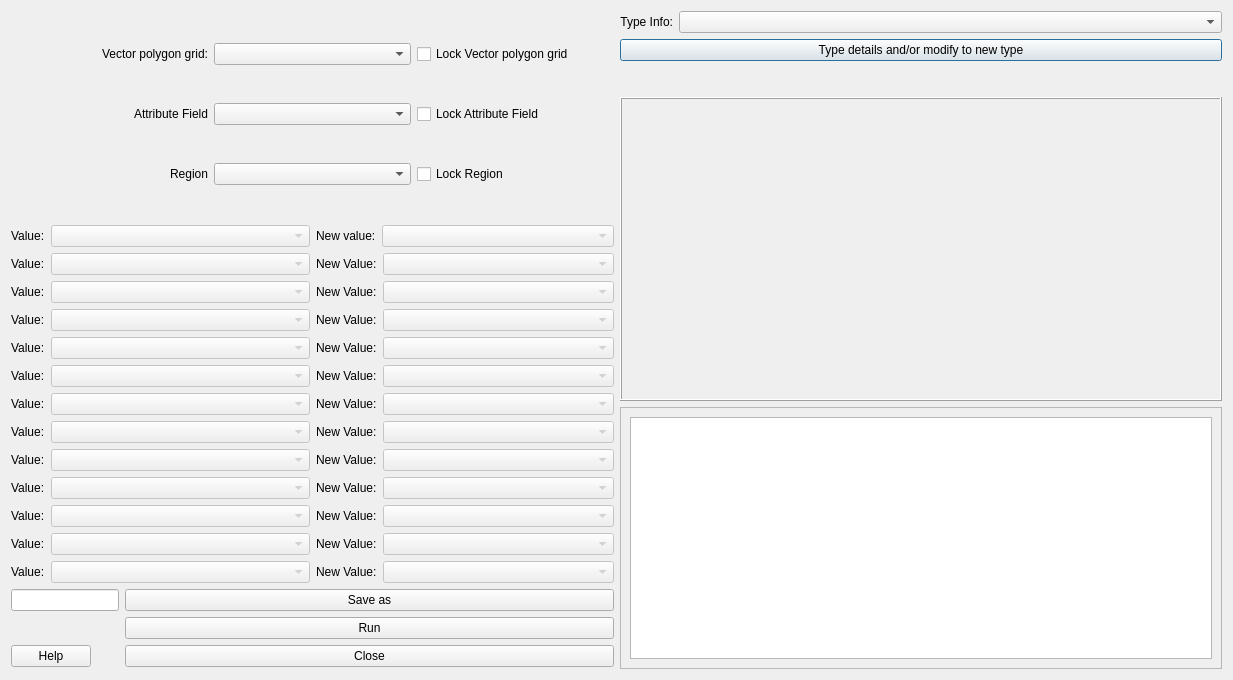
<?xml version="1.0" encoding="UTF-8"?>
<ui version="4.0">
 <class>Urban_type_creatorDialogBase</class>
 <widget class="QDialog" name="Urban_type_creatorDialogBase">
  <property name="geometry">
   <rect>
    <x>0</x>
    <y>0</y>
    <width>1233</width>
    <height>680</height>
   </rect>
  </property>
  <property name="windowTitle">
   <string>Urban_type_creator</string>
  </property>
  <layout class="QGridLayout" name="gridLayout_2">
   <item row="0" column="0" rowspan="2">
    <layout class="QGridLayout" name="gridLayout">
     <property name="sizeConstraint">
      <enum>QLayout::SetMaximumSize</enum>
     </property>
     <item row="1" column="0">
      <widget class="QLabel" name="label_2">
       <property name="text">
        <string>Attribute Field</string>
       </property>
       <property name="alignment">
        <set>Qt::AlignRight|Qt::AlignTrailing|Qt::AlignVCenter</set>
       </property>
      </widget>
     </item>
     <item row="1" column="2">
      <widget class="QCheckBox" name="checkBoxA">
       <property name="text">
        <string>Lock Attribute Field</string>
       </property>
      </widget>
     </item>
     <item row="2" column="2">
      <widget class="QCheckBox" name="checkBoxA_2">
       <property name="text">
        <string>Lock Region</string>
       </property>
      </widget>
     </item>
     <item row="2" column="0">
      <widget class="QLabel" name="label_3">
       <property name="text">
        <string>Region</string>
       </property>
       <property name="alignment">
        <set>Qt::AlignRight|Qt::AlignTrailing|Qt::AlignVCenter</set>
       </property>
      </widget>
     </item>
     <item row="1" column="1">
      <widget class="QComboBox" name="comboBoxField">
       <property name="enabled">
        <bool>true</bool>
       </property>
      </widget>
     </item>
     <item row="0" column="1">
      <widget class="QgsMapLayerComboBox" name="comboBoxVector">
       <property name="sizePolicy">
        <sizepolicy hsizetype="Preferred" vsizetype="Preferred">
         <horstretch>0</horstretch>
         <verstretch>0</verstretch>
        </sizepolicy>
       </property>
      </widget>
     </item>
     <item row="0" column="0">
      <widget class="QLabel" name="label">
       <property name="text">
        <string>Vector polygon grid:</string>
       </property>
       <property name="alignment">
        <set>Qt::AlignRight|Qt::AlignTrailing|Qt::AlignVCenter</set>
       </property>
      </widget>
     </item>
     <item row="0" column="2">
      <widget class="QCheckBox" name="checkBoxV">
       <property name="text">
        <string>Lock Vector polygon grid</string>
       </property>
      </widget>
     </item>
     <item row="2" column="1">
      <widget class="QComboBox" name="comboBoxField_2">
       <property name="enabled">
        <bool>true</bool>
       </property>
      </widget>
     </item>
    </layout>
   </item>
   <item row="0" column="1">
    <layout class="QFormLayout" name="formLayout">
     <item row="0" column="0">
      <widget class="QLabel" name="label_4">
       <property name="text">
        <string>Type Info:</string>
       </property>
       <property name="alignment">
        <set>Qt::AlignRight|Qt::AlignTrailing|Qt::AlignVCenter</set>
       </property>
      </widget>
     </item>
     <item row="0" column="1">
      <widget class="QComboBox" name="comboBoxType">
       <property name="enabled">
        <bool>true</bool>
       </property>
       <property name="currentIndex">
        <number>-1</number>
       </property>
      </widget>
     </item>
     <item row="1" column="0" colspan="2">
      <widget class="QPushButton" name="editTypeButton">
       <property name="enabled">
        <bool>true</bool>
       </property>
       <property name="text">
        <string>Type details and/or modify to new type</string>
       </property>
      </widget>
     </item>
    </layout>
   </item>
   <item row="1" column="1" rowspan="2">
    <widget class="QLabel" name="Qlabel">
     <property name="sizePolicy">
      <sizepolicy hsizetype="Preferred" vsizetype="Fixed">
       <horstretch>0</horstretch>
       <verstretch>0</verstretch>
      </sizepolicy>
     </property>
     <property name="minimumSize">
      <size>
       <width>0</width>
       <height>250</height>
      </size>
     </property>
     <property name="maximumSize">
      <size>
       <width>1600000</width>
       <height>500</height>
      </size>
     </property>
     <property name="contextMenuPolicy">
      <enum>Qt::DefaultContextMenu</enum>
     </property>
     <property name="layoutDirection">
      <enum>Qt::LeftToRight</enum>
     </property>
     <property name="frameShape">
      <enum>QFrame::Box</enum>
     </property>
     <property name="frameShadow">
      <enum>QFrame::Raised</enum>
     </property>
     <property name="text">
      <string/>
     </property>
    </widget>
   </item>
   <item row="2" column="0" rowspan="2">
    <layout class="QGridLayout" name="gridLayout_3">
     <item row="11" column="1">
      <layout class="QFormLayout" name="formLayout_26">
       <item row="0" column="0">
        <widget class="QLabel" name="label_29">
         <property name="text">
          <string>&lt;html&gt;&lt;head/&gt;&lt;body&gt;&lt;p&gt;New Value:&lt;/p&gt;&lt;/body&gt;&lt;/html&gt;</string>
         </property>
        </widget>
       </item>
       <item row="0" column="1">
        <widget class="QComboBox" name="comboBoxNew12">
         <property name="enabled">
          <bool>false</bool>
         </property>
        </widget>
       </item>
      </layout>
     </item>
     <item row="4" column="0">
      <layout class="QFormLayout" name="formLayout_16">
       <item row="0" column="0">
        <widget class="QLabel" name="CBlabel3_8">
         <property name="text">
          <string>&lt;html&gt;&lt;head/&gt;&lt;body&gt;&lt;p&gt;Value:&lt;/p&gt;&lt;/body&gt;&lt;/html&gt;</string>
         </property>
        </widget>
       </item>
       <item row="0" column="1">
        <widget class="QComboBox" name="comboBoxClass5">
         <property name="enabled">
          <bool>false</bool>
         </property>
         <property name="editable">
          <bool>false</bool>
         </property>
        </widget>
       </item>
      </layout>
     </item>
     <item row="9" column="0">
      <layout class="QFormLayout" name="formLayout_38">
       <item row="0" column="0">
        <widget class="QLabel" name="CBlabel3_13">
         <property name="text">
          <string>&lt;html&gt;&lt;head/&gt;&lt;body&gt;&lt;p&gt;Value:&lt;/p&gt;&lt;/body&gt;&lt;/html&gt;</string>
         </property>
        </widget>
       </item>
       <item row="0" column="1">
        <widget class="QComboBox" name="comboBoxClass10">
         <property name="enabled">
          <bool>false</bool>
         </property>
         <property name="editable">
          <bool>false</bool>
         </property>
        </widget>
       </item>
      </layout>
     </item>
     <item row="9" column="1">
      <layout class="QFormLayout" name="formLayout_25">
       <item row="0" column="0">
        <widget class="QLabel" name="label_28">
         <property name="text">
          <string>&lt;html&gt;&lt;head/&gt;&lt;body&gt;&lt;p&gt;New Value:&lt;/p&gt;&lt;/body&gt;&lt;/html&gt;</string>
         </property>
        </widget>
       </item>
       <item row="0" column="1">
        <widget class="QComboBox" name="comboBoxNew10">
         <property name="enabled">
          <bool>false</bool>
         </property>
        </widget>
       </item>
      </layout>
     </item>
     <item row="10" column="0">
      <layout class="QFormLayout" name="formLayout_39">
       <item row="0" column="0">
        <widget class="QLabel" name="CBlabel3_14">
         <property name="text">
          <string>&lt;html&gt;&lt;head/&gt;&lt;body&gt;&lt;p&gt;Value:&lt;/p&gt;&lt;/body&gt;&lt;/html&gt;</string>
         </property>
        </widget>
       </item>
       <item row="0" column="1">
        <widget class="QComboBox" name="comboBoxClass11">
         <property name="enabled">
          <bool>false</bool>
         </property>
         <property name="editable">
          <bool>false</bool>
         </property>
        </widget>
       </item>
      </layout>
     </item>
     <item row="8" column="1">
      <layout class="QFormLayout" name="formLayout_28">
       <item row="0" column="0">
        <widget class="QLabel" name="label_31">
         <property name="text">
          <string>&lt;html&gt;&lt;head/&gt;&lt;body&gt;&lt;p&gt;New Value:&lt;/p&gt;&lt;/body&gt;&lt;/html&gt;</string>
         </property>
        </widget>
       </item>
       <item row="0" column="1">
        <widget class="QComboBox" name="comboBoxNew9">
         <property name="enabled">
          <bool>false</bool>
         </property>
        </widget>
       </item>
      </layout>
     </item>
     <item row="5" column="0">
      <layout class="QFormLayout" name="formLayout_17">
       <item row="0" column="0">
        <widget class="QLabel" name="CBlabel3_9">
         <property name="text">
          <string>&lt;html&gt;&lt;head/&gt;&lt;body&gt;&lt;p&gt;Value:&lt;/p&gt;&lt;/body&gt;&lt;/html&gt;</string>
         </property>
        </widget>
       </item>
       <item row="0" column="1">
        <widget class="QComboBox" name="comboBoxClass6">
         <property name="enabled">
          <bool>false</bool>
         </property>
         <property name="editable">
          <bool>false</bool>
         </property>
        </widget>
       </item>
      </layout>
     </item>
     <item row="12" column="1">
      <layout class="QFormLayout" name="formLayout_27">
       <item row="0" column="0">
        <widget class="QLabel" name="label_30">
         <property name="text">
          <string>&lt;html&gt;&lt;head/&gt;&lt;body&gt;&lt;p&gt;New Value:&lt;/p&gt;&lt;/body&gt;&lt;/html&gt;</string>
         </property>
        </widget>
       </item>
       <item row="0" column="1">
        <widget class="QComboBox" name="comboBoxNew13">
         <property name="enabled">
          <bool>false</bool>
         </property>
        </widget>
       </item>
      </layout>
     </item>
     <item row="3" column="0">
      <layout class="QFormLayout" name="formLayout_15">
       <item row="0" column="0">
        <widget class="QLabel" name="CBlabel3_7">
         <property name="text">
          <string>&lt;html&gt;&lt;head/&gt;&lt;body&gt;&lt;p&gt;Value:&lt;/p&gt;&lt;/body&gt;&lt;/html&gt;</string>
         </property>
        </widget>
       </item>
       <item row="0" column="1">
        <widget class="QComboBox" name="comboBoxClass4">
         <property name="enabled">
          <bool>false</bool>
         </property>
         <property name="editable">
          <bool>false</bool>
         </property>
        </widget>
       </item>
      </layout>
     </item>
     <item row="6" column="1">
      <layout class="QFormLayout" name="formLayout_24">
       <item row="0" column="0">
        <widget class="QLabel" name="label_27">
         <property name="text">
          <string>&lt;html&gt;&lt;head/&gt;&lt;body&gt;&lt;p&gt;New Value:&lt;/p&gt;&lt;/body&gt;&lt;/html&gt;</string>
         </property>
        </widget>
       </item>
       <item row="0" column="1">
        <widget class="QComboBox" name="comboBoxNew7">
         <property name="enabled">
          <bool>false</bool>
         </property>
        </widget>
       </item>
      </layout>
     </item>
     <item row="12" column="0">
      <layout class="QFormLayout" name="formLayout_41">
       <item row="0" column="1">
        <widget class="QComboBox" name="comboBoxClass13">
         <property name="enabled">
          <bool>false</bool>
         </property>
         <property name="editable">
          <bool>false</bool>
         </property>
        </widget>
       </item>
       <item row="0" column="0">
        <widget class="QLabel" name="CBlabel3_16">
         <property name="text">
          <string>&lt;html&gt;&lt;head/&gt;&lt;body&gt;&lt;p&gt;Value:&lt;/p&gt;&lt;/body&gt;&lt;/html&gt;</string>
         </property>
        </widget>
       </item>
      </layout>
     </item>
     <item row="0" column="1">
      <layout class="QFormLayout" name="formLayout_35">
       <item row="0" column="0">
        <widget class="QLabel" name="label_34">
         <property name="text">
          <string>&lt;html&gt;&lt;head/&gt;&lt;body&gt;&lt;p&gt;New value:&lt;/p&gt;&lt;/body&gt;&lt;/html&gt;</string>
         </property>
        </widget>
       </item>
       <item row="0" column="1">
        <widget class="QComboBox" name="comboBoxNew1">
         <property name="enabled">
          <bool>false</bool>
         </property>
        </widget>
       </item>
      </layout>
     </item>
     <item row="7" column="0">
      <layout class="QFormLayout" name="formLayout_36">
       <item row="0" column="0">
        <widget class="QLabel" name="CBlabel3_11">
         <property name="text">
          <string>&lt;html&gt;&lt;head/&gt;&lt;body&gt;&lt;p&gt;Value:&lt;/p&gt;&lt;/body&gt;&lt;/html&gt;</string>
         </property>
        </widget>
       </item>
       <item row="0" column="1">
        <widget class="QComboBox" name="comboBoxClass8">
         <property name="enabled">
          <bool>false</bool>
         </property>
         <property name="editable">
          <bool>false</bool>
         </property>
        </widget>
       </item>
      </layout>
     </item>
     <item row="8" column="0">
      <layout class="QFormLayout" name="formLayout_37">
       <item row="0" column="0">
        <widget class="QLabel" name="CBlabel3_12">
         <property name="text">
          <string>&lt;html&gt;&lt;head/&gt;&lt;body&gt;&lt;p&gt;Value:&lt;/p&gt;&lt;/body&gt;&lt;/html&gt;</string>
         </property>
        </widget>
       </item>
       <item row="0" column="1">
        <widget class="QComboBox" name="comboBoxClass9">
         <property name="enabled">
          <bool>false</bool>
         </property>
         <property name="editable">
          <bool>false</bool>
         </property>
        </widget>
       </item>
      </layout>
     </item>
     <item row="2" column="0">
      <layout class="QFormLayout" name="formLayout_14">
       <item row="0" column="0">
        <widget class="QLabel" name="CBlabel3_6">
         <property name="text">
          <string>&lt;html&gt;&lt;head/&gt;&lt;body&gt;&lt;p&gt;Value:&lt;/p&gt;&lt;/body&gt;&lt;/html&gt;</string>
         </property>
        </widget>
       </item>
       <item row="0" column="1">
        <widget class="QComboBox" name="comboBoxClass3">
         <property name="enabled">
          <bool>false</bool>
         </property>
         <property name="editable">
          <bool>false</bool>
         </property>
        </widget>
       </item>
      </layout>
     </item>
     <item row="4" column="1">
      <layout class="QFormLayout" name="formLayout_22">
       <item row="0" column="0">
        <widget class="QLabel" name="label_25">
         <property name="text">
          <string>&lt;html&gt;&lt;head/&gt;&lt;body&gt;&lt;p&gt;New Value:&lt;/p&gt;&lt;/body&gt;&lt;/html&gt;</string>
         </property>
        </widget>
       </item>
       <item row="0" column="1">
        <widget class="QComboBox" name="comboBoxNew5">
         <property name="enabled">
          <bool>false</bool>
         </property>
        </widget>
       </item>
      </layout>
     </item>
     <item row="1" column="1">
      <layout class="QFormLayout" name="formLayout_30">
       <item row="0" column="0">
        <widget class="QLabel" name="label_33">
         <property name="text">
          <string>&lt;html&gt;&lt;head/&gt;&lt;body&gt;&lt;p&gt;New Value:&lt;/p&gt;&lt;/body&gt;&lt;/html&gt;</string>
         </property>
        </widget>
       </item>
       <item row="0" column="1">
        <widget class="QComboBox" name="comboBoxNew2">
         <property name="enabled">
          <bool>false</bool>
         </property>
        </widget>
       </item>
      </layout>
     </item>
     <item row="6" column="0">
      <layout class="QFormLayout" name="formLayout_18">
       <item row="0" column="0">
        <widget class="QLabel" name="CBlabel3_10">
         <property name="text">
          <string>&lt;html&gt;&lt;head/&gt;&lt;body&gt;&lt;p&gt;Value:&lt;/p&gt;&lt;/body&gt;&lt;/html&gt;</string>
         </property>
        </widget>
       </item>
       <item row="0" column="1">
        <widget class="QComboBox" name="comboBoxClass7">
         <property name="enabled">
          <bool>false</bool>
         </property>
         <property name="editable">
          <bool>false</bool>
         </property>
        </widget>
       </item>
      </layout>
     </item>
     <item row="11" column="0">
      <layout class="QFormLayout" name="formLayout_40">
       <item row="0" column="0">
        <widget class="QLabel" name="CBlabel3_15">
         <property name="text">
          <string>&lt;html&gt;&lt;head/&gt;&lt;body&gt;&lt;p&gt;Value:&lt;/p&gt;&lt;/body&gt;&lt;/html&gt;</string>
         </property>
        </widget>
       </item>
       <item row="0" column="1">
        <widget class="QComboBox" name="comboBoxClass12">
         <property name="enabled">
          <bool>false</bool>
         </property>
         <property name="editable">
          <bool>false</bool>
         </property>
        </widget>
       </item>
      </layout>
     </item>
     <item row="10" column="1">
      <layout class="QFormLayout" name="formLayout_29">
       <item row="0" column="0">
        <widget class="QLabel" name="label_32">
         <property name="text">
          <string>&lt;html&gt;&lt;head/&gt;&lt;body&gt;&lt;p&gt;New Value:&lt;/p&gt;&lt;/body&gt;&lt;/html&gt;</string>
         </property>
        </widget>
       </item>
       <item row="0" column="1">
        <widget class="QComboBox" name="comboBoxNew11">
         <property name="enabled">
          <bool>false</bool>
         </property>
        </widget>
       </item>
      </layout>
     </item>
     <item row="7" column="1">
      <layout class="QFormLayout" name="formLayout_23">
       <item row="0" column="1">
        <widget class="QComboBox" name="comboBoxNew8">
         <property name="enabled">
          <bool>false</bool>
         </property>
        </widget>
       </item>
       <item row="0" column="0">
        <widget class="QLabel" name="label_26">
         <property name="text">
          <string>&lt;html&gt;&lt;head/&gt;&lt;body&gt;&lt;p&gt;New Value:&lt;/p&gt;&lt;/body&gt;&lt;/html&gt;</string>
         </property>
        </widget>
       </item>
      </layout>
     </item>
     <item row="0" column="0">
      <layout class="QFormLayout" name="formLayout_9">
       <item row="0" column="0">
        <widget class="QLabel" name="CBlabel3_4">
         <property name="text">
          <string>&lt;html&gt;&lt;head/&gt;&lt;body&gt;&lt;p&gt;Value:&lt;/p&gt;&lt;/body&gt;&lt;/html&gt;</string>
         </property>
        </widget>
       </item>
       <item row="0" column="1">
        <widget class="QComboBox" name="comboBoxClass1">
         <property name="enabled">
          <bool>false</bool>
         </property>
         <property name="editable">
          <bool>false</bool>
         </property>
        </widget>
       </item>
      </layout>
     </item>
     <item row="2" column="1">
      <layout class="QFormLayout" name="formLayout_20">
       <item row="0" column="0">
        <widget class="QLabel" name="label_23">
         <property name="text">
          <string>&lt;html&gt;&lt;head/&gt;&lt;body&gt;&lt;p&gt;New Value:&lt;/p&gt;&lt;/body&gt;&lt;/html&gt;</string>
         </property>
        </widget>
       </item>
       <item row="0" column="1">
        <widget class="QComboBox" name="comboBoxNew3">
         <property name="enabled">
          <bool>false</bool>
         </property>
        </widget>
       </item>
      </layout>
     </item>
     <item row="3" column="1">
      <layout class="QFormLayout" name="formLayout_19">
       <item row="0" column="0">
        <widget class="QLabel" name="label_22">
         <property name="text">
          <string>&lt;html&gt;&lt;head/&gt;&lt;body&gt;&lt;p&gt;New Value:&lt;/p&gt;&lt;/body&gt;&lt;/html&gt;</string>
         </property>
        </widget>
       </item>
       <item row="0" column="1">
        <widget class="QComboBox" name="comboBoxNew4">
         <property name="enabled">
          <bool>false</bool>
         </property>
        </widget>
       </item>
      </layout>
     </item>
     <item row="5" column="1">
      <layout class="QFormLayout" name="formLayout_21">
       <item row="0" column="0">
        <widget class="QLabel" name="label_24">
         <property name="text">
          <string>&lt;html&gt;&lt;head/&gt;&lt;body&gt;&lt;p&gt;New Value:&lt;/p&gt;&lt;/body&gt;&lt;/html&gt;</string>
         </property>
        </widget>
       </item>
       <item row="0" column="1">
        <widget class="QComboBox" name="comboBoxNew6">
         <property name="enabled">
          <bool>false</bool>
         </property>
        </widget>
       </item>
      </layout>
     </item>
     <item row="1" column="0">
      <layout class="QFormLayout" name="formLayout_12">
       <item row="0" column="0">
        <widget class="QLabel" name="CBlabel3_5">
         <property name="text">
          <string>&lt;html&gt;&lt;head/&gt;&lt;body&gt;&lt;p&gt;Value:&lt;/p&gt;&lt;/body&gt;&lt;/html&gt;</string>
         </property>
        </widget>
       </item>
       <item row="0" column="1">
        <widget class="QComboBox" name="comboBoxClass2">
         <property name="enabled">
          <bool>false</bool>
         </property>
         <property name="editable">
          <bool>false</bool>
         </property>
        </widget>
       </item>
      </layout>
     </item>
    </layout>
   </item>
   <item row="3" column="1" rowspan="2">
    <widget class="QFrame" name="frame">
     <property name="sizePolicy">
      <sizepolicy hsizetype="Preferred" vsizetype="Preferred">
       <horstretch>0</horstretch>
       <verstretch>0</verstretch>
      </sizepolicy>
     </property>
     <property name="minimumSize">
      <size>
       <width>0</width>
       <height>250</height>
      </size>
     </property>
     <property name="maximumSize">
      <size>
       <width>16777215</width>
       <height>500</height>
      </size>
     </property>
     <property name="frameShape">
      <enum>QFrame::StyledPanel</enum>
     </property>
     <property name="frameShadow">
      <enum>QFrame::Raised</enum>
     </property>
     <layout class="QVBoxLayout" name="verticalLayout">
      <item>
       <widget class="QTextBrowser" name="textBrowser"/>
      </item>
     </layout>
    </widget>
   </item>
   <item row="4" column="0">
    <layout class="QFormLayout" name="formLayout_2">
     <item row="1" column="0">
      <widget class="QLineEdit" name="textOutput"/>
     </item>
     <item row="1" column="1">
      <widget class="QPushButton" name="pushButtonSave">
       <property name="text">
        <string>Save as</string>
       </property>
      </widget>
     </item>
     <item row="2" column="1">
      <widget class="QPushButton" name="runButton">
       <property name="text">
        <string>Run</string>
       </property>
      </widget>
     </item>
     <item row="4" column="0">
      <widget class="QPushButton" name="helpButton">
       <property name="text">
        <string>Help</string>
       </property>
      </widget>
     </item>
     <item row="4" column="1">
      <widget class="QPushButton" name="closeButton">
       <property name="enabled">
        <bool>true</bool>
       </property>
       <property name="text">
        <string>Close</string>
       </property>
      </widget>
     </item>
    </layout>
   </item>
  </layout>
 </widget>
 <customwidgets>
  <customwidget>
   <class>QgsMapLayerComboBox</class>
   <extends>QComboBox</extends>
   <header>qgsmaplayercombobox.h</header>
  </customwidget>
 </customwidgets>
 <resources/>
 <connections>
  <connection>
   <sender>closeButton</sender>
   <signal>clicked()</signal>
   <receiver>Urban_type_creatorDialogBase</receiver>
   <slot>accept()</slot>
   <hints>
    <hint type="sourcelabel">
     <x>426</x>
     <y>442</y>
    </hint>
    <hint type="destinationlabel">
     <x>375</x>
     <y>264</y>
    </hint>
   </hints>
  </connection>
  <connection>
   <sender>checkBoxV</sender>
   <signal>clicked(bool)</signal>
   <receiver>comboBoxVector</receiver>
   <slot>setDisabled(bool)</slot>
   <hints>
    <hint type="sourcelabel">
     <x>691</x>
     <y>15</y>
    </hint>
    <hint type="destinationlabel">
     <x>416</x>
     <y>16</y>
    </hint>
   </hints>
  </connection>
  <connection>
   <sender>checkBoxA</sender>
   <signal>clicked(bool)</signal>
   <receiver>comboBoxField</receiver>
   <slot>setDisabled(bool)</slot>
   <hints>
    <hint type="sourcelabel">
     <x>518</x>
     <y>128</y>
    </hint>
    <hint type="destinationlabel">
     <x>312</x>
     <y>129</y>
    </hint>
   </hints>
  </connection>
 </connections>
</ui>
